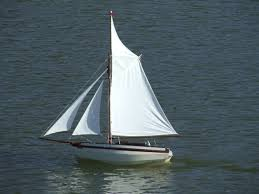
#> input picture res/boat1.png, 259 x 194 px, given in place of KishRace6BoatCloseShort.mp4, which was not available
$ python background_subtraction.py   (older library calls are emulated)
#> lines starting #> are read from the running program, lines starting #| are printed output that depends on the picture; after the words box and inside, x2 and y2 are one past the last pixel; in counts of white or black regions, pixels touching at a corner belong together; pictures that were not available may be replaced by others from this repository, and a replacement may not be noted
import cv2
#file_name = "res/Screen-Shots/Intersection1.png"

cap = cv2.VideoCapture('res/KishRace6BoatCloseShort.mp4')
#cap = cv2.VideoCapture(0)

kernel = cv2.getStructuringElement(cv2.MORPH_ELLIPSE,(3,3))
fgbg = cv2.createBackgroundSubtractorMOG2()

while(1):
    ret, frame = cap.read()
#> frame is the input picture: shape (194, 259, 3); mean B, G, R 99.4, 93.9, 79.7

    fgmask = fgbg.apply(frame)
#> fgmask: shape (194, 259); every value is 127
    fgmaskClean = cv2.morphologyEx(fgmask, cv2.MORPH_OPEN, kernel)

    gray = cv2.cvtColor(frame, cv2.COLOR_BGR2GRAY)
    ret, thresh = cv2.threshold(gray, 127, 255, 0)
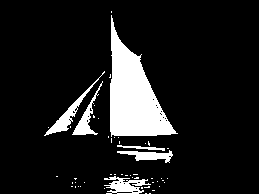
#> thresh: shape (194, 259); 11.7% white; 52 white regions (46 under 20 px), largest, box (x1, y1, x2, y2) and area: (110, 15, 178, 137) 3998, (44, 71, 105, 136) 486, (104, 176, 151, 194) 450, (72, 81, 103, 135) 379, (117, 150, 173, 163) 347, (117, 145, 165, 151) 111
    #print thresh
    (_,cnts, _) = cv2.findContours(fgmaskClean.copy(), cv2.RETR_EXTERNAL,cv2.CHAIN_APPROX_SIMPLE)
#> cnts = [[[0, 0], [0, 193], [258, 193], [258, 0]]]


    for c in cnts:
        # if the contour is too small, ignore it
        if cv2.contourArea(c) < 500:
            continue

        #detect_shapes(c)
        extRight = tuple(c[c[:, :, 0].argmax()][0])

        #c = c.astype("float")
        #c = c.astype("int")
        cv2.drawContours(frame, [c], -1, (0, 255, 0), 2)
#> this loop made 1 pass
#> c on pass 1: [[0, 0], [0, 193], [258, 193], [258, 0]]
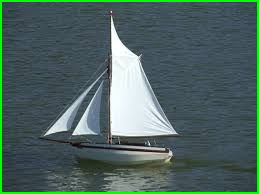
#> frame: shape (194, 259, 3); 3.57% of pixels changed, all inside (x1, y1, x2, y2) = (0, 0, 259, 194)


    cv2.imshow('frame',fgmask)
    cv2.imshow('clean frame', fgmaskClean)
    cv2.imshow('frame', frame)
    k = cv2.waitKey(30) & 0xff
#> (key Esc is pressed here)
    if k == 27:
        break

cap.release()
cv2.destroyAllWindows()
